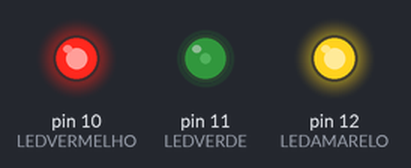
Simulated run of this sketch. Board: Arduino Uno, built with avr-gcc and run on an emulated ATmega328P. Parts: output pins drawn as LEDs (lit = HIGH).

Above: at 0.1 s.
Timing chart, 0 to 1.6 s (numbered marks = the images above):
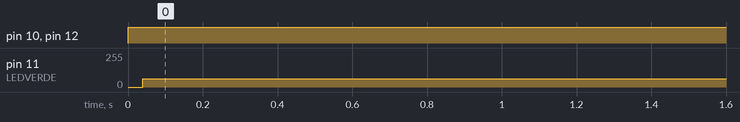

Measured:
- by itself, pin 10 (LEDVERMELHO), pin 12 (LEDAMARELO): LOW → HIGH at 0.00 s
- by itself, pin 11 (LEDVERDE): 0/255 → 61/255 at 0.04 s

The sketch:

semaforo.ino
```cpp
const int LEDVERMELHO = 10;
const int LEDVERDE = 11;
const int LEDAMARELO = 12;

void setup() {
  // put your setup code here, to run once:
  pinMode(LEDVERMELHO, OUTPUT);
  pinMode(LEDVERDE, OUTPUT);
  pinMode(LEDAMARELO, OUTPUT);
}

void loop() {
  // put your main code here, to run repeatedly:
    digitalWrite(LEDVERMELHO, HIGH);
//    delay(1000);
//    digitalWrite(LEDVERMELHO, LOW);

    digitalWrite(LEDVERDE, HIGH);
//    delay(1000);
    digitalWrite(LEDVERDE, LOW);

    digitalWrite(LEDAMARELO, HIGH);
//    delay(1000);
//    digitalWrite(LEDAMARELO, LOW);
  }
```
